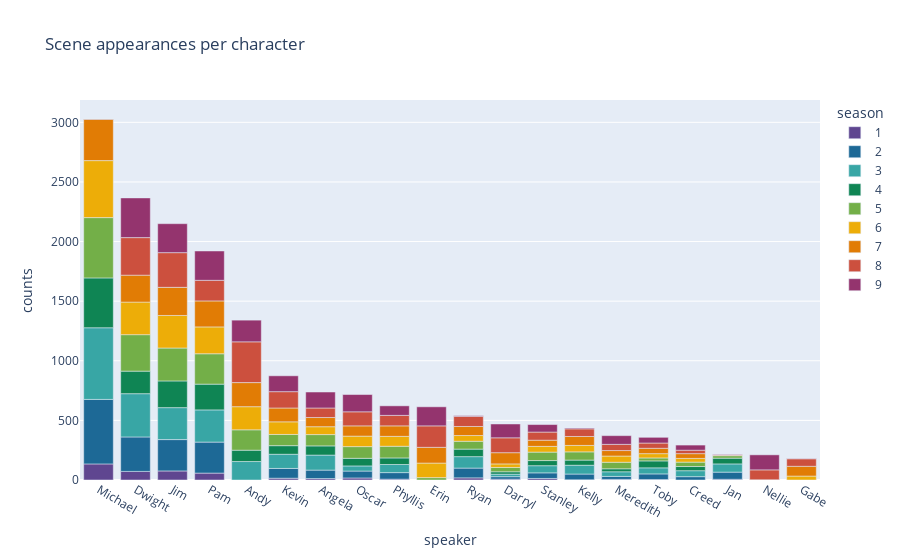

Write notebook code for a chart like this one.
### Markdown cell above
### Frequency Analysis
Extract knowledge from the dataset based on frequency analysis of appearances, lines and words per character. 
Plotting the frequency over time reveals key moments in the show and highlights important characters.

### Code cell
char_app = df.sort_values(['season','episode','scene']).drop_duplicates(['season','episode','scene','speaker'],keep='first')
char_app_count = char_app.groupby(['speaker', 'season']).size().reset_index(name='counts')

char_app_count['season'] = char_app_count['season'].astype(str)

top_char = char_app.groupby(['speaker']).size().reset_index(name='counts').sort_values(by='counts', ascending=False)['speaker'].iloc[:20]

#filter for top 20 characters
char_app_count_sorted = char_app_count[char_app_count['speaker'].isin(top_char)].sort_values(by=['season'])

fig = px.bar(char_app_count_sorted, x='speaker', y='counts', color='season', color_discrete_sequence=px.colors.qualitative.Prism, title='Scene appearances per character')
fig.update_xaxes(categoryorder='array', categoryarray= top_char)

### Figure 1 — Plotly figure (JSON) as saved in the notebook; plotly's stock layout.template omitted (floating-point values rounded to 4 significant figures)
{"data": [{"alignmentgroup": "True", "hovertemplate": "season=1<br>speaker=%{x}<br>counts=%{y}<extra></extra>", "legendgroup": "1", "marker": {"color": "rgb(95, 70, 144)", "pattern": {"shape": ""}}, "name": "1", "offsetgroup": "1", "orientation": "v", "showlegend": true, "textposition": "auto", "type": "bar", "x": ["Pam", "Jan", "Kelly", "Kevin", "Meredith", "Michael", "Dwight", "Oscar", "Darryl", "Phyllis", "Ryan", "Jim", "Stanley", "Angela", "Toby"], "xaxis": "x", "y": [58, 6, 2, 15, 5, 135, 72, 17, 7, 7, 18, 76, 13, 12, 4], "yaxis": "y"}, {"alignmentgroup": "True", "hovertemplate": "season=2<br>speaker=%{x}<br>counts=%{y}<extra></extra>", "legendgroup": "2", "marker": {"color": "rgb(29, 105, 150)", "pattern": {"shape": ""}}, "name": "2", "offsetgroup": "2", "orientation": "v", "showlegend": true, "textposition": "auto", "type": "bar", "x": ["Dwight", "Meredith", "Oscar", "Jim", "Pam", "Kevin", "Darryl", "Toby", "Angela", "Kelly", "Phyllis", "Jan", "Creed", "Stanley", "Ryan", "Michael"], "xaxis": "x", "y": [289, 25, 58, 263, 260, 82, 21, 47, 71, 48, 55, 60, 28, 47, 82, 541], "yaxis": "y"}, {"alignmentgroup": "True", "hovertemplate": "season=3<br>speaker=%{x}<br>counts=%{y}<extra></extra>", "legendgroup": "3", "marker": {"color": "rgb(56, 166, 165)", "pattern": {"shape": ""}}, "name": "3", "offsetgroup": "3", "orientation": "v", "showlegend": true, "textposition": "auto", "type": "bar", "x": ["Meredith", "Toby", "Kevin", "Jan", "Jim", "Kelly", "Andy", "Ryan", "Dwight", "Stanley", "Oscar", "Creed", "Darryl", "Pam", "Michael", "Angela", "Phyllis"], "xaxis": "x", "y": [39, 51, 119, 69, 268, 74, 155, 96, 363, 60, 43, 50, 21, 270, 601, 126, 68], "yaxis": "y"}, {"alignmentgroup": "True", "hovertemplate": "season=4<br>speaker=%{x}<br>counts=%{y}<extra></extra>", "legendgroup": "4", "marker": {"color": "rgb(15, 133, 84)", "pattern": {"shape": ""}}, "name": "4", "offsetgroup": "4", "orientation": "v", "showlegend": true, "textposition": "auto", "type": "bar", "x": ["Michael", "Jim", "Phyllis", "Kelly", "Pam", "Oscar", "Meredith", "Stanley", "Toby", "Ryan", "Kevin", "Jan", "Darryl", "Creed", "Andy", "Angela", "Dwight"], "xaxis": "x", "y": [418, 224, 55, 43, 216, 64, 25, 43, 58, 63, 72, 48, 20, 35, 95, 77, 189], "yaxis": "y"}, {"alignmentgroup": "True", "hovertemplate": "season=5<br>speaker=%{x}<br>counts=%{y}<extra></extra>", "legendgroup": "5", "marker": {"color": "rgb(115, 175, 72)", "pattern": {"shape": ""}}, "name": "5", "offsetgroup": "5", "orientation": "v", "showlegend": true, "textposition": "auto", "type": "bar", "x": ["Oscar", "Erin", "Phyllis", "Ryan", "Creed", "Kevin", "Angela", "Stanley", "Dwight", "Michael", "Kelly", "Andy", "Toby", "Pam", "Darryl", "Jim", "Jan", "Meredith"], "xaxis": "x", "y": [98, 20, 98, 66, 37, 94, 95, 71, 306, 506, 69, 171, 25, 255, 36, 276, 21, 55], "yaxis": "y"}, {"alignmentgroup": "True", "hovertemplate": "season=6<br>speaker=%{x}<br>counts=%{y}<extra></extra>", "legendgroup": "6", "marker": {"color": "rgb(237, 173, 8)", "pattern": {"shape": ""}}, "name": "6", "offsetgroup": "6", "orientation": "v", "showlegend": true, "textposition": "auto", "type": "bar", "x": ["Michael", "Creed", "Pam", "Dwight", "Phyllis", "Meredith", "Darryl", "Kelly", "Jim", "Toby", "Andy", "Gabe", "Stanley", "Angela", "Kevin", "Ryan", "Oscar", "Erin"], "xaxis": "x", "y": [478, 31, 225, 273, 83, 52, 30, 54, 273, 36, 194, 33, 48, 66, 106, 48, 88, 122], "yaxis": "y"}, {"alignmentgroup": "True", "hovertemplate": "season=7<br>speaker=%{x}<br>counts=%{y}<extra></extra>", "legendgroup": "7", "marker": {"color": "rgb(225, 124, 5)", "pattern": {"shape": ""}}, "name": "7", "offsetgroup": "7", "orientation": "v", "showlegend": true, "textposition": "auto", "type": "bar", "x": ["Stanley", "Andy", "Phyllis", "Creed", "Pam", "Toby", "Oscar", "Ryan", "Angela", "Jan", "Darryl", "Kelly", "Dwight", "Michael", "Gabe", "Nellie", "Meredith", "Kevin", "Jim", "Erin"], "xaxis": "x", "y": [52, 202, 88, 40, 218, 45, 86, 76, 77, 5, 94, 75, 226, 347, 82, 2, 46, 116, 236, 132], "yaxis": "y"}, {"alignmentgroup": "True", "hovertemplate": "season=8<br>speaker=%{x}<br>counts=%{y}<extra></extra>", "legendgroup": "8", "marker": {"color": "rgb(204, 80, 62)", "pattern": {"shape": ""}}, "name": "8", "offsetgroup": "8", "orientation": "v", "showlegend": true, "textposition": "auto", "type": "bar", "x": ["Kelly", "Dwight", "Stanley", "Phyllis", "Toby", "Ryan", "Kevin", "Angela", "Meredith", "Gabe", "Pam", "Nellie", "Creed", "Jim", "Darryl", "Oscar", "Erin", "Andy"], "xaxis": "x", "y": [64, 315, 68, 88, 44, 85, 137, 80, 52, 63, 173, 83, 29, 291, 125, 118, 180, 342], "yaxis": "y"}, {"alignmentgroup": "True", "hovertemplate": "season=9<br>speaker=%{x}<br>counts=%{y}<extra></extra>", "legendgroup": "9", "marker": {"color": "rgb(148, 52, 110)", "pattern": {"shape": ""}}, "name": "9", "offsetgroup": "9", "orientation": "v", "showlegend": true, "textposition": "auto", "type": "bar", "x": ["Stanley", "Gabe", "Kelly", "Jim", "Erin", "Dwight", "Ryan", "Kevin", "Jan", "Angela", "Phyllis", "Meredith", "Michael", "Pam", "Nellie", "Creed", "Darryl", "Oscar", "Andy", "Toby"], "xaxis": "x", "y": [63, 3, 7, 243, 160, 333, 6, 133, 5, 134, 80, 73, 2, 246, 126, 43, 116, 145, 182, 48], "yaxis": "y"}], "layout": {"barmode": "relative", "legend": {"title": {"text": "season"}, "tracegroupgap": 0}, "title": {"text": "Scene appearances per character"}, "xaxis": {"anchor": "y", "categoryarray": ["Michael", "Dwight", "Jim", "Pam", "Andy", "Kevin", "Angela", "Oscar", "Phyllis", "Erin", "Ryan", "Darryl", "Stanley", "Kelly", "Meredith", "Toby", "Creed", "Jan", "Nellie", "Gabe"], "categoryorder": "array", "domain": [0, 1], "title": {"text": "speaker"}}, "yaxis": {"anchor": "x", "domain": [0, 1], "title": {"text": "counts"}}}}
